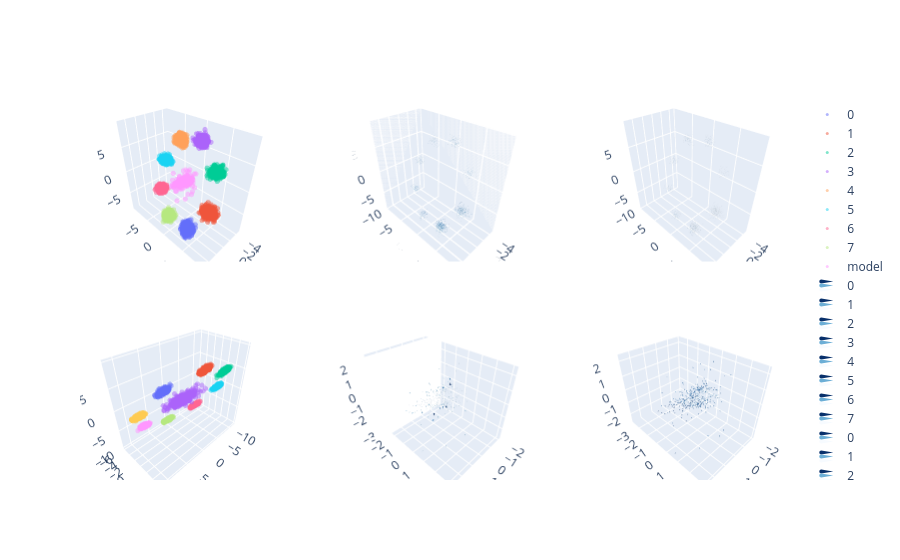

Notebook code cell kept with this figure:
### Markdown cell above
### Chart and critic pretrain

### Code cell
pbar = tqdm(range(1000))

for p in pbar:
    data = state.config.data.sample_unconditional(batch_size=batch_size).to(device)

    loss = state.compute_chart_pretrain_loss(data=data)

    total_loss = loss.sum()
    total_loss.backward()
    state.step_and_zero_grad()
    pbar.set_postfix({"loss": total_loss.item()})

pbar = tqdm(range(1_000))
for p in pbar:
    data = state.config.data.sample_unconditional(batch_size=batch_size).to(device)

    loss = state.compute_critic_only_loss(data=data)
    loss = loss.sum()
    loss.backward()
    state.step_and_zero_grad()

    pbar.set_postfix({"loss": loss.item()})

torch.save(state, "artifacts/state.pkl")
monitor(state)

### Figure 1 — Plotly figure (JSON) as saved in the notebook; plotly's stock layout.template omitted (floating-point values rounded to 4 significant figures; data arrays with more than 128 entries replaced by an {"elided": "..."} marker saying what was removed)
{"data": [{"marker": {"size": 3}, "mode": "markers", "name": "0", "opacity": 0.5, "scene": "scene", "type": "scatter3d", "x": {"elided": "512 float values"}, "y": {"elided": "512 float values"}, "z": {"elided": "512 float values"}}, {"marker": {"size": 3}, "mode": "markers", "name": "1", "opacity": 0.5, "scene": "scene", "type": "scatter3d", "x": {"elided": "512 float values"}, "y": {"elided": "512 float values"}, "z": {"elided": "512 float values"}}, {"marker": {"size": 3}, "mode": "markers", "name": "2", "opacity": 0.5, "scene": "scene", "type": "scatter3d", "x": {"elided": "512 float values"}, "y": {"elided": "512 float values"}, "z": {"elided": "512 float values"}}, {"marker": {"size": 3}, "mode": "markers", "name": "3", "opacity": 0.5, "scene": "scene", "type": "scatter3d", "x": {"elided": "512 float values"}, "y": {"elided": "512 float values"}, "z": {"elided": "512 float values"}}, {"marker": {"size": 3}, "mode": "markers", "name": "4", "opacity": 0.5, "scene": "scene", "type": "scatter3d", "x": {"elided": "512 float values"}, "y": {"elided": "512 float values"}, "z": {"elided": "512 float values"}}, {"marker": {"size": 3}, "mode": "markers", "name": "5", "opacity": 0.5, "scene": "scene", "type": "scatter3d", "x": {"elided": "512 float values"}, "y": {"elided": "512 float values"}, "z": {"elided": "512 float values"}}, {"marker": {"size": 3}, "mode": "markers", "name": "6", "opacity": 0.5, "scene": "scene", "type": "scatter3d", "x": {"elided": "512 float values"}, "y": {"elided": "512 float values"}, "z": {"elided": "512 float values"}}, {"marker": {"size": 3}, "mode": "markers", "name": "7", "opacity": 0.5, "scene": "scene", "type": "scatter3d", "x": {"elided": "512 float values"}, "y": {"elided": "512 float values"}, "z": {"elided": "512 float values"}}, {"marker": {"size": 3}, "mode": "markers", "name": "model", "opacity": 0.5, "scene": "scene", "type": "scatter3d", "x": {"elided": "512 float values"}, "y": {"elided": "512 float values"}, "z": {"elided": "512 float values"}}, {"anchor": "tail", "colorscale": [[0, "rgb(247,251,255)"], [0.125, "rgb(222,235,247)"], [0.25, "rgb(198,219,239)"], [0.375, "rgb(158,202,225)"], [0.5, "rgb(107,174,214)"], [0.625, "rgb(66,146,198)"], [0.75, "rgb(33,113,181)"], [0.875, "rgb(8,81,156)"], [1, "rgb(8,48,107)"]], "name": "0", "scene": "scene2", "showlegend": true, "showscale": false, "type": "cone", "u": {"elided": "512 float values"}, "v": {"elided": "512 float values"}, "w": {"elided": "512 float values"}, "x": {"elided": "512 float values"}, "y": {"elided": "512 float values"}, "z": {"elided": "512 float values"}}, {"anchor": "tail", "colorscale": [[0, "rgb(247,251,255)"], [0.125, "rgb(222,235,247)"], [0.25, "rgb(198,219,239)"], [0.375, "rgb(158,202,225)"], [0.5, "rgb(107,174,214)"], [0.625, "rgb(66,146,198)"], [0.75, "rgb(33,113,181)"], [0.875, "rgb(8,81,156)"], [1, "rgb(8,48,107)"]], "name": "1", "scene": "scene2", "showlegend": true, "showscale": false, "type": "cone", "u": {"elided": "512 float values"}, "v": {"elided": "512 float values"}, "w": {"elided": "512 float values"}, "x": {"elided": "512 float values"}, "y": {"elided": "512 float values"}, "z": {"elided": "512 float values"}}, {"anchor": "tail", "colorscale": [[0, "rgb(247,251,255)"], [0.125, "rgb(222,235,247)"], [0.25, "rgb(198,219,239)"], [0.375, "rgb(158,202,225)"], [0.5, "rgb(107,174,214)"], [0.625, "rgb(66,146,198)"], [0.75, "rgb(33,113,181)"], [0.875, "rgb(8,81,156)"], [1, "rgb(8,48,107)"]], "name": "2", "scene": "scene2", "showlegend": true, "showscale": false, "type": "cone", "u": {"elided": "512 float values"}, "v": {"elided": "512 float values"}, "w": {"elided": "512 float values"}, "x": {"elided": "512 float values"}, "y": {"elided": "512 float values"}, "z": {"elided": "512 float values"}}, {"anchor": "tail", "colorscale": [[0, "rgb(247,251,255)"], [0.125, "rgb(222,235,247)"], [0.25, "rgb(198,219,239)"], [0.375, "rgb(158,202,225)"], [0.5, "rgb(107,174,214)"], [0.625, "rgb(66,146,198)"], [0.75, "rgb(33,113,181)"], [0.875, "rgb(8,81,156)"], [1, "rgb(8,48,107)"]], "name": "3", "scene": "scene2", "showlegend": true, "showscale": false, "type": "cone", "u": {"elided": "512 float values"}, "v": {"elided": "512 float values"}, "w": {"elided": "512 float values"}, "x": {"elided": "512 float values"}, "y": {"elided": "512 float values"}, "z": {"elided": "512 float values"}}, {"anchor": "tail", "colorscale": [[0, "rgb(247,251,255)"], [0.125, "rgb(222,235,247)"], [0.25, "rgb(198,219,239)"], [0.375, "rgb(158,202,225)"], [0.5, "rgb(107,174,214)"], [0.625, "rgb(66,146,198)"], [0.75, "rgb(33,113,181)"], [0.875, "rgb(8,81,156)"], [1, "rgb(8,48,107)"]], "name": "4", "scene": "scene2", "showlegend": true, "showscale": false, "type": "cone", "u": {"elided": "512 float values"}, "v": {"elided": "512 float values"}, "w": {"elided": "512 float values"}, "x": {"elided": "512 float values"}, "y": {"elided": "512 float values"}, "z": {"elided": "512 float values"}}, {"anchor": "tail", "colorscale": [[0, "rgb(247,251,255)"], [0.125, "rgb(222,235,247)"], [0.25, "rgb(198,219,239)"], [0.375, "rgb(158,202,225)"], [0.5, "rgb(107,174,214)"], [0.625, "rgb(66,146,198)"], [0.75, "rgb(33,113,181)"], [0.875, "rgb(8,81,156)"], [1, "rgb(8,48,107)"]], "name": "5", "scene": "scene2", "showlegend": true, "showscale": false, "type": "cone", "u": {"elided": "512 float values"}, "v": {"elided": "512 float values"}, "w": {"elided": "512 float values"}, "x": {"elided": "512 float values"}, "y": {"elided": "512 float values"}, "z": {"elided": "512 float values"}}, {"anchor": "tail", "colorscale": [[0, "rgb(247,251,255)"], [0.125, "rgb(222,235,247)"], [0.25, "rgb(198,219,239)"], [0.375, "rgb(158,202,225)"], [0.5, "rgb(107,174,214)"], [0.625, "rgb(66,146,198)"], [0.75, "rgb(33,113,181)"], [0.875, "rgb(8,81,156)"], [1, "rgb(8,48,107)"]], "name": "6", "scene": "scene2", "showlegend": true, "showscale": false, "type": "cone", "u": {"elided": "512 float values"}, "v": {"elided": "512 float values"}, "w": {"elided": "512 float values"}, "x": {"elided": "512 float values"}, "y": {"elided": "512 float values"}, "z": {"elided": "512 float values"}}, {"anchor": "tail", "colorscale": [[0, "rgb(247,251,255)"], [0.125, "rgb(222,235,247)"], [0.25, "rgb(198,219,239)"], [0.375, "rgb(158,202,225)"], [0.5, "rgb(107,174,214)"], [0.625, "rgb(66,146,198)"], [0.75, "rgb(33,113,181)"], [0.875, "rgb(8,81,156)"], [1, "rgb(8,48,107)"]], "name": "7", "scene": "scene2", "showlegend": true, "showscale": false, "type": "cone", "u": {"elided": "512 float values"}, "v": {"elided": "512 float values"}, "w": {"elided": "512 float values"}, "x": {"elided": "512 float values"}, "y": {"elided": "512 float values"}, "z": {"elided": "512 float values"}}, {"anchor": "tail", "colorscale": [[0, "rgb(247,251,255)"], [0.125, "rgb(222,235,247)"], [0.25, "rgb(198,219,239)"], [0.375, "rgb(158,202,225)"], [0.5, "rgb(107,174,214)"], [0.625, "rgb(66,146,198)"], [0.75, "rgb(33,113,181)"], [0.875, "rgb(8,81,156)"], [1, "rgb(8,48,107)"]], "name": "0", "scene": "scene3", "showlegend": true, "showscale": false, "type": "cone", "u": {"elided": "512 float values"}, "v": {"elided": "512 float values"}, "w": {"elided": "512 float values"}, "x": {"elided": "512 float values"}, "y": {"elided": "512 float values"}, "z": {"elided": "512 float values"}}, {"anchor": "tail", "colorscale": [[0, "rgb(247,251,255)"], [0.125, "rgb(222,235,247)"], [0.25, "rgb(198,219,239)"], [0.375, "rgb(158,202,225)"], [0.5, "rgb(107,174,214)"], [0.625, "rgb(66,146,198)"], [0.75, "rgb(33,113,181)"], [0.875, "rgb(8,81,156)"], [1, "rgb(8,48,107)"]], "name": "1", "scene": "scene3", "showlegend": true, "showscale": false, "type": "cone", "u": {"elided": "512 float values"}, "v": {"elided": "512 float values"}, "w": {"elided": "512 float values"}, "x": {"elided": "512 float values"}, "y": {"elided": "512 float values"}, "z": {"elided": "512 float values"}}, {"anchor": "tail", "colorscale": [[0, "rgb(247,251,255)"], [0.125, "rgb(222,235,247)"], [0.25, "rgb(198,219,239)"], [0.375, "rgb(158,202,225)"], [0.5, "rgb(107,174,214)"], [0.625, "rgb(66,146,198)"], [0.75, "rgb(33,113,181)"], [0.875, "rgb(8,81,156)"], [1, "rgb(8,48,107)"]], "name": "2", "scene": "scene3", "showlegend": true, "showscale": false, "type": "cone", "u": {"elided": "512 float values"}, "v": {"elided": "512 float values"}, "w": {"elided": "512 float values"}, "x": {"elided": "512 float values"}, "y": {"elided": "512 float values"}, "z": {"elided": "512 float values"}}, {"anchor": "tail", "colorscale": [[0, "rgb(247,251,255)"], [0.125, "rgb(222,235,247)"], [0.25, "rgb(198,219,239)"], [0.375, "rgb(158,202,225)"], [0.5, "rgb(107,174,214)"], [0.625, "rgb(66,146,198)"], [0.75, "rgb(33,113,181)"], [0.875, "rgb(8,81,156)"], [1, "rgb(8,48,107)"]], "name": "3", "scene": "scene3", "showlegend": true, "showscale": false, "type": "cone", "u": {"elided": "512 float values"}, "v": {"elided": "512 float values"}, "w": {"elided": "512 float values"}, "x": {"elided": "512 float values"}, "y": {"elided": "512 float values"}, "z": {"elided": "512 float values"}}, {"anchor": "tail", "colorscale": [[0, "rgb(247,251,255)"], [0.125, "rgb(222,235,247)"], [0.25, "rgb(198,219,239)"], [0.375, "rgb(158,202,225)"], [0.5, "rgb(107,174,214)"], [0.625, "rgb(66,146,198)"], [0.75, "rgb(33,113,181)"], [0.875, "rgb(8,81,156)"], [1, "rgb(8,48,107)"]], "name": "4", "scene": "scene3", "showlegend": true, "showscale": false, "type": "cone", "u": {"elided": "512 float values"}, "v": {"elided": "512 float values"}, "w": {"elided": "512 float values"}, "x": {"elided": "512 float values"}, "y": {"elided": "512 float values"}, "z": {"elided": "512 float values"}}, {"anchor": "tail", "colorscale": [[0, "rgb(247,251,255)"], [0.125, "rgb(222,235,247)"], [0.25, "rgb(198,219,239)"], [0.375, "rgb(158,202,225)"], [0.5, "rgb(107,174,214)"], [0.625, "rgb(66,146,198)"], [0.75, "rgb(33,113,181)"], [0.875, "rgb(8,81,156)"], [1, "rgb(8,48,107)"]], "name": "5", "scene": "scene3", "showlegend": true, "showscale": false, "type": "cone", "u": {"elided": "512 float values"}, "v": {"elided": "512 float values"}, "w": {"elided": "512 float values"}, "x": {"elided": "512 float values"}, "y": {"elided": "512 float values"}, "z": {"elided": "512 float values"}}, {"anchor": "tail", "colorscale": [[0, "rgb(247,251,255)"], [0.125, "rgb(222,235,247)"], [0.25, "rgb(198,219,239)"], [0.375, "rgb(158,202,225)"], [0.5, "rgb(107,174,214)"], [0.625, "rgb(66,146,198)"], [0.75, "rgb(33,113,181)"], [0.875, "rgb(8,81,156)"], [1, "rgb(8,48,107)"]], "name": "6", "scene": "scene3", "showlegend": true, "showscale": false, "type": "cone", "u": {"elided": "512 float values"}, "v": {"elided": "512 float values"}, "w": {"elided": "512 float values"}, "x": {"elided": "512 float values"}, "y": {"elided": "512 float values"}, "z": {"elided": "512 float values"}}, {"anchor": "tail", "colorscale": [[0, "rgb(247,251,255)"], [0.125, "rgb(222,235,247)"], [0.25, "rgb(198,219,239)"], [0.375, "rgb(158,202,225)"], [0.5, "rgb(107,174,214)"], [0.625, "rgb(66,146,198)"], [0.75, "rgb(33,113,181)"], [0.875, "rgb(8,81,156)"], [1, "rgb(8,48,107)"]], "name": "7", "scene": "scene3", "showlegend": true, "showscale": false, "type": "cone", "u": {"elided": "512 float values"}, "v": {"elided": "512 float values"}, "w": {"elided": "512 float values"}, "x": {"elided": "512 float values"}, "y": {"elided": "512 float values"}, "z": {"elided": "512 float values"}}, {"marker": {"size": 3}, "mode": "markers", "name": "0", "opacity": 0.5, "scene": "scene4", "type": "scatter3d", "x": {"elided": "512 float values"}, "y": {"elided": "512 float values"}, "z": {"elided": "512 float values"}}, {"marker": {"size": 3}, "mode": "markers", "name": "1", "opacity": 0.5, "scene": "scene4", "type": "scatter3d", "x": {"elided": "512 float values"}, "y": {"elided": "512 float values"}, "z": {"elided": "512 float values"}}, {"marker": {"size": 3}, "mode": "markers", "name": "2", "opacity": 0.5, "scene": "scene4", "type": "scatter3d", "x": {"elided": "512 float values"}, "y": {"elided": "512 float values"}, "z": {"elided": "512 float values"}}, {"marker": {"size": 3}, "mode": "markers", "name": "3", "opacity": 0.5, "scene": "scene4", "type": "scatter3d", "x": {"elided": "512 float values"}, "y": {"elided": "512 float values"}, "z": {"elided": "512 float values"}}, {"marker": {"size": 3}, "mode": "markers", "name": "4", "opacity": 0.5, "scene": "scene4", "type": "scatter3d", "x": {"elided": "512 float values"}, "y": {"elided": "512 float values"}, "z": {"elided": "512 float values"}}, {"marker": {"size": 3}, "mode": "markers", "name": "5", "opacity": 0.5, "scene": "scene4", "type": "scatter3d", "x": {"elided": "512 float values"}, "y": {"elided": "512 float values"}, "z": {"elided": "512 float values"}}, {"marker": {"size": 3}, "mode": "markers", "name": "6", "opacity": 0.5, "scene": "scene4", "type": "scatter3d", "x": {"elided": "512 float values"}, "y": {"elided": "512 float values"}, "z": {"elided": "512 float values"}}, {"marker": {"size": 3}, "mode": "markers", "name": "7", "opacity": 0.5, "scene": "scene4", "type": "scatter3d", "x": {"elided": "512 float values"}, "y": {"elided": "512 float values"}, "z": {"elided": "512 float values"}}, {"marker": {"size": 3}, "mode": "markers", "name": "model", "opacity": 0.5, "scene": "scene4", "type": "scatter3d", "x": {"elided": "512 float values"}, "y": {"elided": "512 float values"}, "z": {"elided": "512 float values"}}, {"anchor": "tail", "colorscale": [[0, "rgb(247,251,255)"], [0.125, "rgb(222,235,247)"], [0.25, "rgb(198,219,239)"], [0.375, "rgb(158,202,225)"], [0.5, "rgb(107,174,214)"], [0.625, "rgb(66,146,198)"], [0.75, "rgb(33,113,181)"], [0.875, "rgb(8,81,156)"], [1, "rgb(8,48,107)"]], "name": "model", "scene": "scene5", "showlegend": true, "showscale": false, "type": "cone", "u": {"elided": "512 float values"}, "v": {"elided": "512 float values"}, "w": {"elided": "512 float values"}, "x": {"elided": "512 float values"}, "y": {"elided": "512 float values"}, "z": {"elided": "512 float values"}}, {"anchor": "tail", "colorscale": [[0, "rgb(247,251,255)"], [0.125, "rgb(222,235,247)"], [0.25, "rgb(198,219,239)"], [0.375, "rgb(158,202,225)"], [0.5, "rgb(107,174,214)"], [0.625, "rgb(66,146,198)"], [0.75, "rgb(33,113,181)"], [0.875, "rgb(8,81,156)"], [1, "rgb(8,48,107)"]], "name": "model", "scene": "scene6", "showlegend": true, "showscale": false, "type": "cone", "u": {"elided": "512 float values"}, "v": {"elided": "512 float values"}, "w": {"elided": "512 float values"}, "x": {"elided": "512 float values"}, "y": {"elided": "512 float values"}, "z": {"elided": "512 float values"}}], "layout": {"scene": {"domain": {"x": [0, 0.2889], "y": [0.575, 1]}}, "scene2": {"domain": {"x": [0.3556, 0.6444], "y": [0.575, 1]}}, "scene3": {"domain": {"x": [0.7111, 1], "y": [0.575, 1]}}, "scene4": {"domain": {"x": [0, 0.2889], "y": [0, 0.425]}}, "scene5": {"domain": {"x": [0.3556, 0.6444], "y": [0, 0.425]}}, "scene6": {"domain": {"x": [0.7111, 1], "y": [0, 0.425]}}}}
